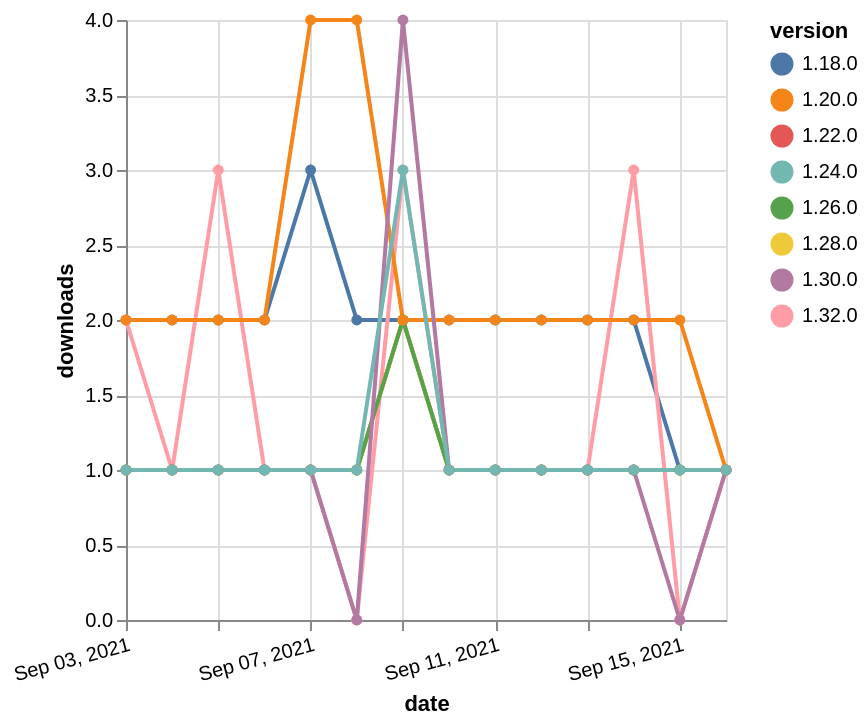

This figure's Vega-Lite source:
### Vega-Lite specification from a JSON file in a GitHub repository (floating-point values rounded to 4 significant figures)
{"$schema": "https://vega.github.io/schema/vega-lite/v5.json", "description": "A simple bar chart with embedded data.", "data": {"values": [{"date": "2021-09-03", "total": 2366, "delta": 2, "version": "1.18.0"}, {"date": "2021-09-04", "total": 2368, "delta": 2, "version": "1.18.0"}, {"date": "2021-09-05", "total": 2370, "delta": 2, "version": "1.18.0"}, {"date": "2021-09-06", "total": 2372, "delta": 2, "version": "1.18.0"}, {"date": "2021-09-07", "total": 2375, "delta": 3, "version": "1.18.0"}, {"date": "2021-09-08", "total": 2377, "delta": 2, "version": "1.18.0"}, {"date": "2021-09-09", "total": 2379, "delta": 2, "version": "1.18.0"}, {"date": "2021-09-10", "total": 2381, "delta": 2, "version": "1.18.0"}, {"date": "2021-09-11", "total": 2383, "delta": 2, "version": "1.18.0"}, {"date": "2021-09-12", "total": 2385, "delta": 2, "version": "1.18.0"}, {"date": "2021-09-13", "total": 2387, "delta": 2, "version": "1.18.0"}, {"date": "2021-09-14", "total": 2389, "delta": 2, "version": "1.18.0"}, {"date": "2021-09-15", "total": 2390, "delta": 1, "version": "1.18.0"}, {"date": "2021-09-16", "total": 2391, "delta": 1, "version": "1.18.0"}, {"date": "2021-09-03", "total": 128, "delta": 2, "version": "1.32.0"}, {"date": "2021-09-04", "total": 129, "delta": 1, "version": "1.32.0"}, {"date": "2021-09-05", "total": 132, "delta": 3, "version": "1.32.0"}, {"date": "2021-09-06", "total": 133, "delta": 1, "version": "1.32.0"}, {"date": "2021-09-07", "total": 134, "delta": 1, "version": "1.32.0"}, {"date": "2021-09-08", "total": 134, "delta": 0, "version": "1.32.0"}, {"date": "2021-09-09", "total": 137, "delta": 3, "version": "1.32.0"}, {"date": "2021-09-10", "total": 138, "delta": 1, "version": "1.32.0"}, {"date": "2021-09-11", "total": 139, "delta": 1, "version": "1.32.0"}, {"date": "2021-09-12", "total": 140, "delta": 1, "version": "1.32.0"}, {"date": "2021-09-13", "total": 141, "delta": 1, "version": "1.32.0"}, {"date": "2021-09-14", "total": 144, "delta": 3, "version": "1.32.0"}, {"date": "2021-09-15", "total": 144, "delta": 0, "version": "1.32.0"}, {"date": "2021-09-16", "total": 145, "delta": 1, "version": "1.32.0"}, {"date": "2021-09-03", "total": 229, "delta": 1, "version": "1.22.0"}, {"date": "2021-09-04", "total": 230, "delta": 1, "version": "1.22.0"}, {"date": "2021-09-05", "total": 231, "delta": 1, "version": "1.22.0"}, {"date": "2021-09-06", "total": 232, "delta": 1, "version": "1.22.0"}, {"date": "2021-09-07", "total": 233, "delta": 1, "version": "1.22.0"}, {"date": "2021-09-08", "total": 234, "delta": 1, "version": "1.22.0"}, {"date": "2021-09-09", "total": 236, "delta": 2, "version": "1.22.0"}, {"date": "2021-09-10", "total": 237, "delta": 1, "version": "1.22.0"}, {"date": "2021-09-11", "total": 238, "delta": 1, "version": "1.22.0"}, {"date": "2021-09-12", "total": 239, "delta": 1, "version": "1.22.0"}, {"date": "2021-09-13", "total": 240, "delta": 1, "version": "1.22.0"}, {"date": "2021-09-14", "total": 241, "delta": 1, "version": "1.22.0"}, {"date": "2021-09-15", "total": 242, "delta": 1, "version": "1.22.0"}, {"date": "2021-09-16", "total": 243, "delta": 1, "version": "1.22.0"}, {"date": "2021-09-03", "total": 160, "delta": 1, "version": "1.28.0"}, {"date": "2021-09-04", "total": 161, "delta": 1, "version": "1.28.0"}, {"date": "2021-09-05", "total": 162, "delta": 1, "version": "1.28.0"}, {"date": "2021-09-06", "total": 163, "delta": 1, "version": "1.28.0"}, {"date": "2021-09-07", "total": 164, "delta": 1, "version": "1.28.0"}, {"date": "2021-09-08", "total": 165, "delta": 1, "version": "1.28.0"}, {"date": "2021-09-09", "total": 167, "delta": 2, "version": "1.28.0"}, {"date": "2021-09-10", "total": 168, "delta": 1, "version": "1.28.0"}, {"date": "2021-09-11", "total": 169, "delta": 1, "version": "1.28.0"}, {"date": "2021-09-12", "total": 170, "delta": 1, "version": "1.28.0"}, {"date": "2021-09-13", "total": 171, "delta": 1, "version": "1.28.0"}, {"date": "2021-09-14", "total": 172, "delta": 1, "version": "1.28.0"}, {"date": "2021-09-15", "total": 173, "delta": 1, "version": "1.28.0"}, {"date": "2021-09-16", "total": 174, "delta": 1, "version": "1.28.0"}, {"date": "2021-09-03", "total": 192, "delta": 1, "version": "1.26.0"}, {"date": "2021-09-04", "total": 193, "delta": 1, "version": "1.26.0"}, {"date": "2021-09-05", "total": 194, "delta": 1, "version": "1.26.0"}, {"date": "2021-09-06", "total": 195, "delta": 1, "version": "1.26.0"}, {"date": "2021-09-07", "total": 196, "delta": 1, "version": "1.26.0"}, {"date": "2021-09-08", "total": 197, "delta": 1, "version": "1.26.0"}, {"date": "2021-09-09", "total": 199, "delta": 2, "version": "1.26.0"}, {"date": "2021-09-10", "total": 200, "delta": 1, "version": "1.26.0"}, {"date": "2021-09-11", "total": 201, "delta": 1, "version": "1.26.0"}, {"date": "2021-09-12", "total": 202, "delta": 1, "version": "1.26.0"}, {"date": "2021-09-13", "total": 203, "delta": 1, "version": "1.26.0"}, {"date": "2021-09-14", "total": 204, "delta": 1, "version": "1.26.0"}, {"date": "2021-09-15", "total": 205, "delta": 1, "version": "1.26.0"}, {"date": "2021-09-16", "total": 206, "delta": 1, "version": "1.26.0"}, {"date": "2021-09-03", "total": 2551, "delta": 2, "version": "1.20.0"}, {"date": "2021-09-04", "total": 2553, "delta": 2, "version": "1.20.0"}, {"date": "2021-09-05", "total": 2555, "delta": 2, "version": "1.20.0"}, {"date": "2021-09-06", "total": 2557, "delta": 2, "version": "1.20.0"}, {"date": "2021-09-07", "total": 2561, "delta": 4, "version": "1.20.0"}, {"date": "2021-09-08", "total": 2565, "delta": 4, "version": "1.20.0"}, {"date": "2021-09-09", "total": 2567, "delta": 2, "version": "1.20.0"}, {"date": "2021-09-10", "total": 2569, "delta": 2, "version": "1.20.0"}, {"date": "2021-09-11", "total": 2571, "delta": 2, "version": "1.20.0"}, {"date": "2021-09-12", "total": 2573, "delta": 2, "version": "1.20.0"}, {"date": "2021-09-13", "total": 2575, "delta": 2, "version": "1.20.0"}, {"date": "2021-09-14", "total": 2577, "delta": 2, "version": "1.20.0"}, {"date": "2021-09-15", "total": 2579, "delta": 2, "version": "1.20.0"}, {"date": "2021-09-16", "total": 2580, "delta": 1, "version": "1.20.0"}, {"date": "2021-09-03", "total": 189, "delta": 1, "version": "1.30.0"}, {"date": "2021-09-04", "total": 190, "delta": 1, "version": "1.30.0"}, {"date": "2021-09-05", "total": 191, "delta": 1, "version": "1.30.0"}, {"date": "2021-09-06", "total": 192, "delta": 1, "version": "1.30.0"}, {"date": "2021-09-07", "total": 193, "delta": 1, "version": "1.30.0"}, {"date": "2021-09-08", "total": 193, "delta": 0, "version": "1.30.0"}, {"date": "2021-09-09", "total": 197, "delta": 4, "version": "1.30.0"}, {"date": "2021-09-10", "total": 198, "delta": 1, "version": "1.30.0"}, {"date": "2021-09-11", "total": 199, "delta": 1, "version": "1.30.0"}, {"date": "2021-09-12", "total": 200, "delta": 1, "version": "1.30.0"}, {"date": "2021-09-13", "total": 201, "delta": 1, "version": "1.30.0"}, {"date": "2021-09-14", "total": 202, "delta": 1, "version": "1.30.0"}, {"date": "2021-09-15", "total": 202, "delta": 0, "version": "1.30.0"}, {"date": "2021-09-16", "total": 203, "delta": 1, "version": "1.30.0"}, {"date": "2021-09-03", "total": 325, "delta": 1, "version": "1.24.0"}, {"date": "2021-09-04", "total": 326, "delta": 1, "version": "1.24.0"}, {"date": "2021-09-05", "total": 327, "delta": 1, "version": "1.24.0"}, {"date": "2021-09-06", "total": 328, "delta": 1, "version": "1.24.0"}, {"date": "2021-09-07", "total": 329, "delta": 1, "version": "1.24.0"}, {"date": "2021-09-08", "total": 330, "delta": 1, "version": "1.24.0"}, {"date": "2021-09-09", "total": 333, "delta": 3, "version": "1.24.0"}, {"date": "2021-09-10", "total": 334, "delta": 1, "version": "1.24.0"}, {"date": "2021-09-11", "total": 335, "delta": 1, "version": "1.24.0"}, {"date": "2021-09-12", "total": 336, "delta": 1, "version": "1.24.0"}, {"date": "2021-09-13", "total": 337, "delta": 1, "version": "1.24.0"}, {"date": "2021-09-14", "total": 338, "delta": 1, "version": "1.24.0"}, {"date": "2021-09-15", "total": 339, "delta": 1, "version": "1.24.0"}, {"date": "2021-09-16", "total": 340, "delta": 1, "version": "1.24.0"}]}, "width": "container", "mark": {"type": "line", "point": {"filled": true}}, "encoding": {"x": {"field": "date", "type": "temporal", "timeUnit": "yearmonthdate", "title": "date", "axis": {"labelAngle": -15}}, "y": {"field": "delta", "type": "quantitative", "title": "downloads"}, "color": {"field": "version", "type": "nominal"}, "tooltip": {"field": "delta"}}}
